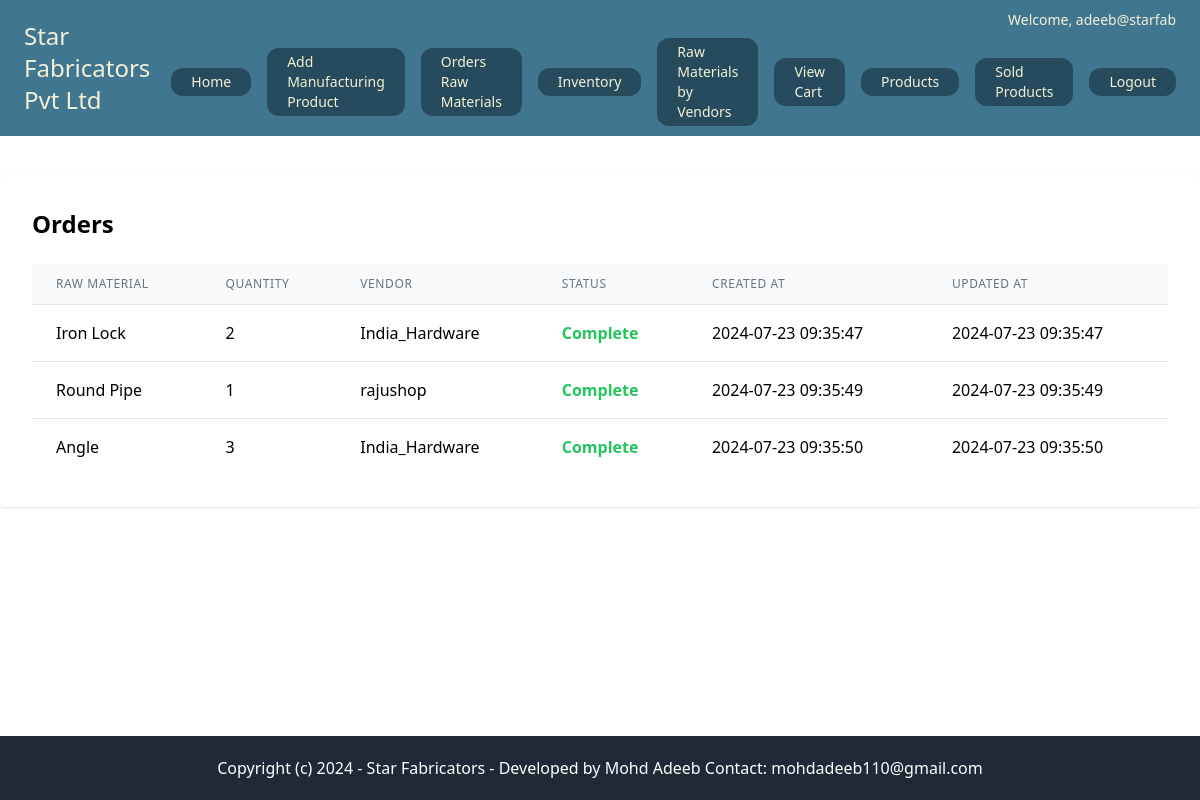
The app's page /core/orders/ (signed in) with its own data.
### core/models.py (models this page shows, shortened)
class Order(models.Model):
    user = models.ForeignKey(User, on_delete=models.CASCADE)
    raw_material = models.ForeignKey(RawMaterial, on_delete=models.CASCADE)
    quantity = models.IntegerField()
    vendor = models.ForeignKey(User, on_delete=models.CASCADE, related_name='vendor_orders', null=True)
    status = models.CharField(max_length=20, default='complete')
    created_at = models.DateTimeField(auto_now_add=True)
    updated_at = models.DateTimeField(auto_now=True)

class RawMaterial(models.Model):
    user = models.ForeignKey(User, on_delete=models.CASCADE)
    name = models.CharField(max_length=255)
    description = models.TextField()
    image = models.ImageField(upload_to='raw_materials/')
    quantity = models.IntegerField()
    price = models.IntegerField(default=1000)

### core/views.py (the view)
# urls.py: path('orders/', views.orders_view, name='orders'),
@superuser_required
def orders_view(request):
    orders = Order.objects.all()
    return render(request, 'core/orders.html', {'orders': orders})

### core/views.py (called while the page is built)
def superuser_required(view_func):
    decorated_view_func = user_passes_test(lambda u: u.is_superuser)(view_func)
    return decorated_view_func

### userprofile/context_processors.py (called while the page is built)
def user_profile(request):
    if request.user.is_authenticated:
        try:
            profile = Userprofile.objects.get(user=request.user)
        except Userprofile.DoesNotExist:
            profile = None
    else:
        profile = None
    return {'user_profile': profile}

### core/templates/core/orders.html (shortened to what this page needs)
{% extends "core/base.html" %}
{% block content %}
<div class="max-w-7xl mx-auto mt-10 bg-white p-8 rounded shadow">
    <h2 class="text-2xl font-bold mb-6">Orders</h2>
    <table class="min-w-full divide-y divide-gray-200">
        <thead class="bg-gray-50">
            <tr>
                <th class="px-6 py-3 text-left text-xs font-medium text-gray-500 uppercase tracking-wider">Raw Material</th>
                <th class="px-6 py-3 text-left text-xs font-medium text-gray-500 uppercase tracking-wider">Quantity</th>
                <th class="px-6 py-3 text-left text-xs font-medium text-gray-500 uppercase tracking-wider">Vendor</th>
                <th class="px-6 py-3 text-left text-xs font-medium text-gray-500 uppercase tracking-wider">Status</th>
                <th class="px-6 py-3 text-left text-xs font-medium text-gray-500 uppercase tracking-wider">Created At</th>
                <th class="px-6 py-3 text-left text-xs font-medium text-gray-500 uppercase tracking-wider">Updated At</th>
            </tr>
        </thead>
        <tbody class="bg-white divide-y divide-gray-200">
            {% for order in orders %}
            <tr>
                <td class="px-6 py-4 whitespace-nowrap">{{ order.raw_material.name }}</td>
                <td class="px-6 py-4 whitespace-nowrap">{{ order.quantity }}</td>
                <td class="px-6 py-4 whitespace-nowrap">{{ order.vendor.username }}</td>
                <td class="px-6 py-4 whitespace-nowrap">
                    {% if order.status == 'complete' %}
                        <span class="text-green-500 font-semibold">Complete</span>
                    {% else %}
                        <span class="text-red-500 font-semibold">Pending</span>
                    {% endif %}
                </td>
                <td class="px-6 py-4 whitespace-nowrap">{{ order.created_at|date:"Y-m-d H:i:s" }}</td>
                <td class="px-6 py-4 whitespace-nowrap">{{ order.updated_at|date:"Y-m-d H:i:s" }}</td>
            </tr>
            {% endfor %}
        </tbody>
    </table>
</div>
{% endblock %}

### core/templates/core/base.html (shortened to what this page needs)
<!DOCTYPE html>
<html>
<head>
  <script src="https://cdn.tailwindcss.com"></script>
</head>
<body>
  <nav class="py-2 px-6 flex justify-between navbar">
    <a href="/" class="py-2 text-2xl navbar-text mt-1 mb-1">Star Fabricators Pvt Ltd</a>
    <div class="flex flex-col items-end justify-center space-y-2">
        {% if request.user.is_authenticated %}
            <span class="navbar-text py-0 text-sm">Welcome, {{ request.user.username }}</span>
            <div class="flex items-center space-x-4">
              {% if request.user.is_superuser %}
                <a href="{% url 'main_page' %}" class="py-1 px-5 navbar-button rounded-xl text-sm navbar-text hover:bg-gray-700">Home</a>
                <a href="{% url 'manufacturing_products' %}" class="py-1 px-5 navbar-button rounded-xl text-sm navbar-text hover:bg-gray-700">Add Manufacturing Product</a>
                <a href="{% url 'order_raw_materials' %}" class="py-1 px-5 navbar-button rounded-xl text-sm navbar-text hover:bg-gray-700">Orders Raw Materials</a>
                <a href="{% url 'inventory' %}" class="py-1 px-5 navbar-button rounded-xl text-sm navbar-text hover:bg-gray-700">Inventory</a>
                <a href="{% url 'raw_materials' %}" class="py-1 px-5 navbar-button rounded-xl text-sm navbar-text hover:bg-gray-700">Raw Materials by Vendors</a>
                <a href="{% url 'view_cart' %}" class="py-1 px-5 navbar-button rounded-xl text-sm navbar-text hover:bg-gray-700">View Cart</a>
                <a href="{% url 'products' %}" class="py-1 px-5 navbar-button rounded-xl text-sm navbar-text hover:bg-gray-700">Products</a>
                <a href="{% url 'sold_products' %}" class="py-1 px-5 navbar-button rounded-xl text-sm navbar-text hover:bg-gray-700">Sold Products</a>
              {% endif %}
                <form method="post" action="{% url 'logout' %}">
                    <button type="submit" class="py-1 px-5 navbar-button rounded-xl text-sm navbar-text hover:bg-gray-700">Logout</button>
                </form>
            </div>
        {% else %}
            <div class="flex">
                <a href="{% url 'login' %}" class="py-2 px-5 mr-2 navbar-button rounded-xl text-sm navbar-text hover:bg-gray-700">Log In</a>
                <a href="{% url 'signup' %}" class="py-2 px-5 navbar-button rounded-xl text-sm navbar-text hover:bg-gray-700">Sign Up</a>
            </div>
        {% endif %}
    </div>
  </nav>
  <div class="content">
    {% block content %}
    {% endblock %}
  </div>
  <footer class="py-5 text-center bg-gray-800 text-white">
    <p class="text-base">Copyright (c) 2024 - Star Fabricators - Developed by Mohd Adeeb Contact: mohdadeeb110@gmail.com</p>
  </footer>
</body>
</html>

### core/templates/core/base.html (style rules this page uses)
body { display: flex; flex-direction: column; min-height: 100vh; }
.content { flex: 1; }
footer { flex-shrink: 0; }
.navbar { background-color: #417690; }
.navbar-text { color: #f2f0d6; }
.navbar-button { background-color: #264B5D; }

### records on screen
Order: raw_material.name "Iron Lock", quantity "2", vendor.username "India_Hardware", status "Complete", created_at "2024-07-23 09:35:47", updated_at "2024-07-23 09:35:47"
Order: raw_material.name "Round Pipe", quantity "1", vendor.username "rajushop", status "Complete", created_at "2024-07-23 09:35:49", updated_at "2024-07-23 09:35:49"
Order: raw_material.name "Angle", quantity "3", vendor.username "India_Hardware", status "Complete", created_at "2024-07-23 09:35:50", updated_at "2024-07-23 09:35:50"

### other values on screen
{{ request.user.username }} "adeeb@starfab"
